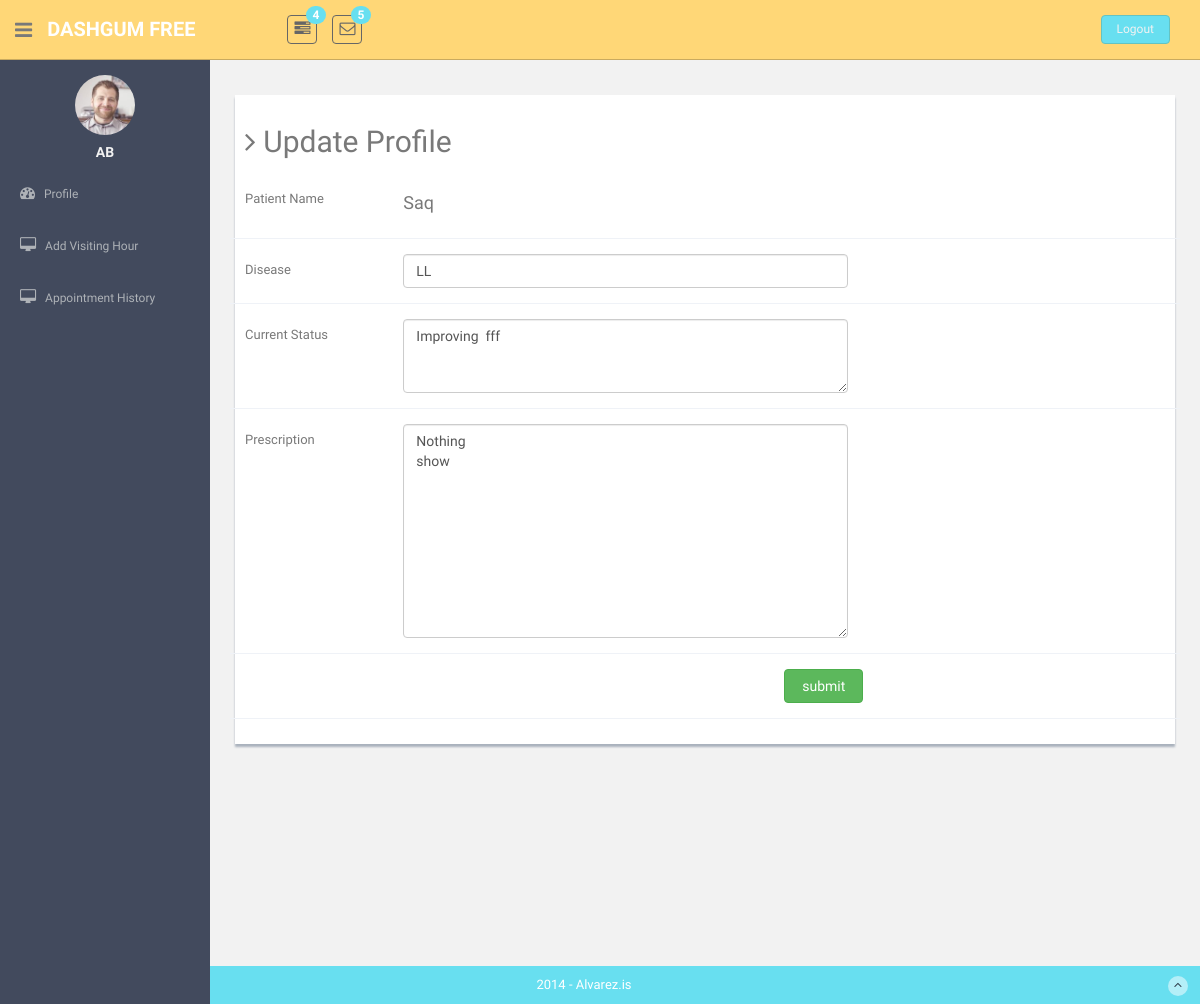
Screenshot of /doctor/update_status.php (signed in) with the database file from the repository.
### tables this page shows
CREATE TABLE `users` (
  `id` int(11) NOT NULL,
  `full_name` varchar(255) NOT NULL,
  `gender` int(11) NOT NULL COMMENT '1=Male , 2=Female',
  `age` varchar(255) NOT NULL,
  `email` varchar(255) NOT NULL,
  `username` varchar(255) NOT NULL,
  `password` varchar(255) NOT NULL,
  `login_type` int(11) NOT NULL COMMENT '1=User , 2=Doctor , 3=Admin'
);

CREATE TABLE `appointment_history` (
  `id` int(11) NOT NULL,
  `user_id` int(11) NOT NULL,
  `disease` varchar(255) NOT NULL,
  `age` varchar(255) NOT NULL,
  `doc_id` int(11) NOT NULL,
  `appointment_date` text NOT NULL,
  `time_id` int(11) NOT NULL,
  `current_status` text NOT NULL,
  `prescription` text NOT NULL
);

### db_connection.php (called while the page is built, shortened)
<?php
$server = "localhost";
$username = "root";
$password = "";
$databaseName = "online_appointment_system";
$conn = mysql_connect($server, $username, $password);
if (!$conn) {
    echo 'Database Connection Error:' . mysql_error();
} else {
    $db_connect = mysql_select_db($databaseName);
}

### doctor/doctor_class.php (called while the page is built, shortened)
<?php
class Doctor_class {
    public function __construct() {
        require_once '../db_connection.php';
    }
    public function appointment_history($app_id=''){
        $id=$_SESSION['doc_id'];
        $sql="select appointment_history.*, users.full_name,users.gender,time.time from appointment_history join users on appointment_history.user_id=users.id join time on appointment_history.time_id=time.id where appointment_history.doc_id='$id'";
        if ($app_id){
            $sql.=" and appointment_history.id='$app_id'";
        }
        else{
        $sql.=" ORDER BY appointment_history.appointment_date ASC";
            }
        $res=mysql_query($sql);
        return $res;
    }
}

### doctor/update_status.php (the view, shortened to what this page needs)
<?php
require_once './doctor_class.php';
$doctor_object = new Doctor_class();
$id=$_GET['id'];
$result = $doctor_object->appointment_history($id);
$all_data=mysql_fetch_assoc($result);
require_once 'doctor_header.php';
?>
    <section id="main-content">
        <section class="wrapper site-min-height">
            <div class="row mt">
                <div class="col-md-12">
                    <div class="form-panel">
                        <h2 class="mb"><i class="fa fa-angle-right"></i> Update Profile</h2>
                        <form class="form-horizontal style-form" method="post" action="" >
                            <div class="form-group">
                                <label class="col-sm-2 control-label">Patient Name</label>
                                <div class="col-sm-6">
                                    <h4><?php echo $all_data['full_name'];?></h4>
                                </div>
                            </div>
                            <div class="form-group">
                                <label class="col-sm-2 control-label">Disease</label>
                                <div class="col-sm-6">
                                    <input type="text" name="disease" class="form-control" value="<?php echo $all_data['disease'];?>">
                                </div>
                            </div>
                            <div class="form-group">
                                <label class="col-sm-2 control-label">Current Status</label>
                                <div class="col-sm-6">
                                    <textarea name="current_status"
                                              cols="30"
                                              rows="3" class="form-control" ><?php echo $all_data['current_status'];?></textarea>
                                </div>
                            </div>
                            <div class="form-group">
                                <label class="col-sm-2 control-label">Prescription</label>
                                <div class="col-sm-6">
                                    <textarea
                                        name="prescription" class="form-control"
                                        cols="30"
                                        rows="10"><?php echo $all_data['prescription'];?></textarea>
                                </div>
                            </div>
                            <div class="form-group">
                                <input type="submit" name="submit" value="submit" class="btn btn-success col-sm-offset-7 col-sm-1">
                            </div>
                        </form>
                    </div>
                </div>
            </div>
        </section>
    </section>
<?php require_once 'doctor_footer.php'; ?>

### admin/assets/css/style.css (style rules this page uses)
body { color: #797979; background: #f2f2f2; font-family: 'Ruda', sans-serif; padding: 0px !important; margin: 0px !important; font-size:13px; }
.mt { margin-top: 25px; }
.mb { margin-bottom: 25px; }
#main-content { margin-left: 210px; }
.wrapper { display: inline-block; margin-top: 60px; padding-left: 15px; padding-right: 15px; padding-bottom: 15px; padding-top: 0px; width: 100%; }
.form-panel { background: #ffffff; margin: 10px; padding: 10px; box-shadow: 0px 3px 2px #aab2bd; text-align: left; }
label { font-weight: 400; }
.form-horizontal.style-form .form-group { border-bottom: 1px solid #eff2f7; padding-bottom: 15px; margin-bottom: 15px; }
@media (min-width: 768px) { .form-horizontal .control-label { text-align: left; } }
.site-min-height { min-height: 900px; }

### rows the page displays
users: full_name "Saq"
appointment_history: disease "LL", current_status "Improving fff", prescription "Nothing show"

### other values shown
$_SESSION['doc_name'] "AB"
